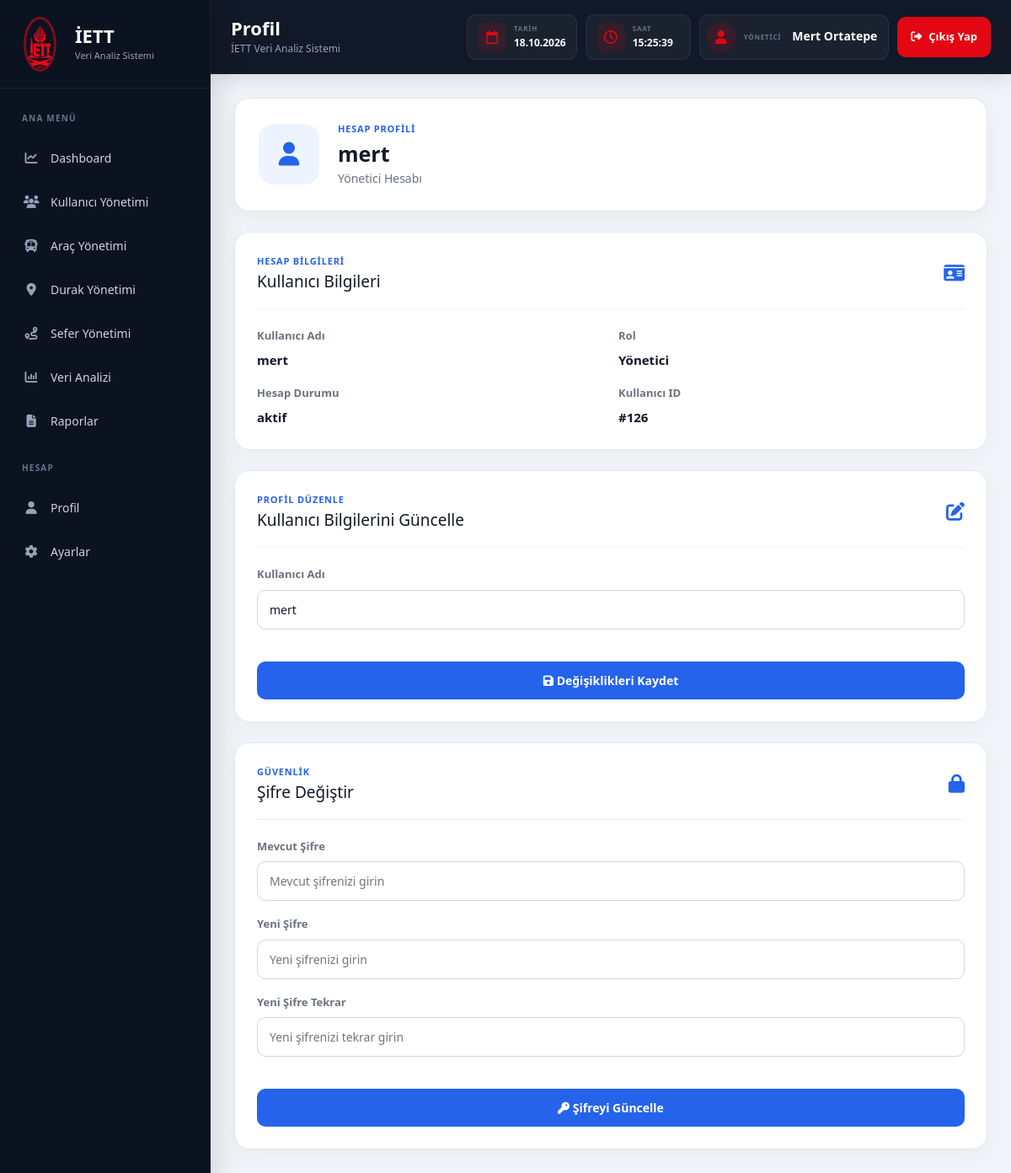
Page /profil (signed in) on the committed database.
### tables this page shows
CREATE TABLE users (

            id INTEGER PRIMARY KEY AUTOINCREMENT,

            username TEXT NOT NULL UNIQUE,

            password TEXT NOT NULL,

            role TEXT NOT NULL,

            status TEXT NOT NULL

        );

### app.py (the view, shortened to what this page needs)
@app.route("/profil", methods=["GET", "POST"])
def profil():
    if session.get("role") not in ["admin", "personel"]:
        return redirect(url_for("login"))
    password_error = None
    password_success = None
    user_id = session.get("user_id")
    conn = sqlite3.connect(DATABASE)
    cursor = conn.cursor()
    cursor.execute("""
        SELECT id, username, role, status
        FROM users
        WHERE id = ?
    """, (user_id,))
    user = cursor.fetchone()
    conn.close()
    return render_template(
        "profil.html",
        user=user,
        password_error=password_error,
        password_success=password_success
    )

### templates/profil.html (shortened to what this page needs)
{% extends "base.html" %}
{% block page_heading %}Profil{% endblock %}
{% block content %}
<div class="profile-panel">
    <div class="profile-header">
        <div class="profile-avatar">
            <i class="fa-solid fa-user"></i>
        </div>
        <div>
            <span class="profile-label">
                HESAP PROFİLİ
            </span>
            <h2>
                {{ user[1] }}
            </h2>
            <p>
                {% if user[2] == "admin" %}
                    Yönetici Hesabı
                {% else %}
                    Personel Hesabı
                {% endif %}
            </p>
        </div>
    </div>
    <div class="profile-info-card">
        <div class="profile-card-header">
            <div>
                <span class="profile-label">
                    HESAP BİLGİLERİ
                </span>
                <h3>
                    Kullanıcı Bilgileri
                </h3>
            </div>
            <i class="fa-solid fa-id-card"></i>
        </div>
        <div class="profile-info-grid">
            <div class="profile-info-item">
                <span>
                    Kullanıcı Adı
                </span>
                <strong>
                    {{ user[1] }}
                </strong>
            </div>
            <div class="profile-info-item">
                <span>
                    Rol
                </span>
                <strong>
                    {% if user[2] == "admin" %}
                        Yönetici
                    {% else %}
                        Personel
                    {% endif %}
                </strong>
            </div>
            <div class="profile-info-item">
                <span>
                    Hesap Durumu
                </span>
                <strong>
                    {{ user[3] }}
                </strong>
            </div>
            <div class="profile-info-item">
                <span>
                    Kullanıcı ID
                </span>
                <strong>
                    #{{ user[0] }}
                </strong>
            </div>
        </div>
        </div>
    <div class="profile-info-card">
        <div class="profile-card-header">
            <div>
                <span class="profile-label">
                    PROFİL DÜZENLE
                </span>
                <h3>
                    Kullanıcı Bilgilerini Güncelle
                </h3>
            </div>
            <i class="fa-solid fa-pen-to-square"></i>
        </div>
        <form
            method="POST"
            action="{{ url_for('profil') }}"
        >
            <div class="profile-info-item">
                <span>
                    Kullanıcı Adı
                </span>
                <input
                    type="text"
                    name="username"
                    value="{{ user[1] }}"
                    required
                >
            </div>
            <button
                type="submit"
                class="primary-btn"
            >
                <i class="fa-solid fa-floppy-disk"></i>
                Değişiklikleri Kaydet
            </button>
        </form>
    </div>
    <div class="profile-info-card">
        <div class="profile-card-header">
            <div>
                <span class="profile-label">
                    GÜVENLİK
                </span>
                <h3>
                    Şifre Değiştir
                </h3>
            </div>
            <i class="fa-solid fa-lock"></i>
        </div>
        <form
            method="POST"
            action="{{ url_for('profil') }}"
        >
            <div class="profile-info-item">
                <span>
                    Mevcut Şifre
                </span>
                <input
                    type="password"
                    name="current_password"
                    placeholder="Mevcut şifrenizi girin"
                    required
                >
            </div>
            <div class="profile-info-item">
                <span>
                    Yeni Şifre
                </span>
                <input
                    type="password"
                    name="new_password"
                    placeholder="Yeni şifrenizi girin"
                    required
                >
            </div>
            <div class="profile-info-item">
                <span>
                    Yeni Şifre Tekrar
                </span>
                <input
                    type="password"
                    name="confirm_password"
                    placeholder="Yeni şifrenizi tekrar girin"
                    required
                >
            </div>
            <button
                type="submit"
                class="primary-btn"
            >
                <i class="fa-solid fa-key"></i>
                Şifreyi Güncelle
            </button>
        </form>
    </div>
</div>
{% endblock %}

### static/css/base.css (style rules this page uses)
* { margin: 0; padding: 0; box-sizing: border-box; }
html { width: 100%; min-height: 100%; }
body { width: 100%; min-height: 100vh; font-family: "Segoe UI", Arial, sans-serif; background: #f1f5f9; color: #1e293b; overflow-x: hidden; }

### static/css/style.css (style rules this page uses)
* { margin:0; padding:0; box-sizing:border-box; }
body { font-family:'Segoe UI',sans-serif; background:url("../img/login-bg.jpg") center center/cover no-repeat; min-height:100vh; display:flex; justify-content:center; align-items:center; overflow-y:auto; position:relative; }
.profile-panel { width: 100%; max-width: 1100px; margin: 0 auto; }
.profile-header { display: flex; align-items: center; gap: 22px; padding: 28px; margin-bottom: 24px; background: #ffffff; border: 1px solid #e5e7eb; border-radius: 18px; box-shadow: 0 8px 25px rgba(0, 0, 0, 0.05); }
.profile-avatar { width: 72px; height: 72px; min-width: 72px; display: flex; align-items: center; justify-content: center; border-radius: 18px; background: #eef4ff; color: #2563eb; font-size: 28px; }
.profile-header h2 { margin: 5px 0 4px; font-size: 25px; font-weight: 700; color: #111827; }
.profile-header p { margin: 0; color: #6b7280; font-size: 14px; }
.profile-label { display: block; font-size: 11px; font-weight: 700; letter-spacing: 0.8px; color: #2563eb; }
.profile-info-card { padding: 26px; margin-bottom: 24px; background: #ffffff; border: 1px solid #e5e7eb; border-radius: 18px; box-shadow: 0 8px 25px rgba(0, 0, 0, 0.04); }
.profile-card-header { display: flex; align-items: center; justify-content: space-between; padding-bottom: 20px; margin-bottom: 22px; border-bottom: 1px solid #eef0f3; }
.profile-card-header h3 { margin: 5px 0 0; font-size: 19px; color: #111827; }
.profile-card-header > i { font-size: 22px; color: #2563eb; }
.profile-info-grid { display: grid; grid-template-columns: repeat(2, 1fr); gap: 18px; }
.profile-info-item { display: flex; flex-direction: column; gap: 8px; }
.profile-info-item > span { font-size: 13px; font-weight: 600; color: #6b7280; }
.profile-info-item > strong { font-size: 15px; color: #111827; }
.profile-info-item input { width: 100%; padding: 12px 14px; border: 1px solid #d1d5db; border-radius: 10px; outline: none; background: #ffffff; color: #111827; font-size: 14px; transition: 0.2s; }
.profile-info-card .primary-btn { margin-top: 20px; padding: 12px 18px; border: none; border-radius: 10px; background: #2563eb; color: #ffffff; font-size: 14px; font-weight: 600; cursor: pointer; transition: 0.2s; }
.profile-info-card form { display: flex; flex-direction: column; gap: 18px; }

### rows in the picture
users: username "mert", status "aktif", id "126"
